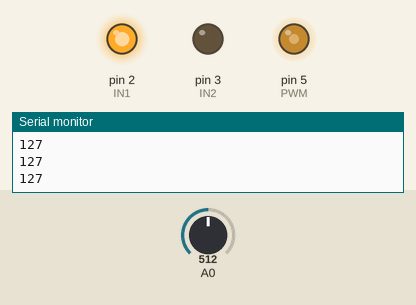
A sketch run on a simulated Arduino Uno, built with avr-gcc and run on an emulated ATmega328P. On the bench: output pins drawn as LEDs (lit = HIGH), the last lines printed to the serial monitor. The test bench sets the inputs (shaded band); at power-on: A0 = 512.

Above: at 1.2 s.
1.3 s: A0 set to 716
At 2.5 s:
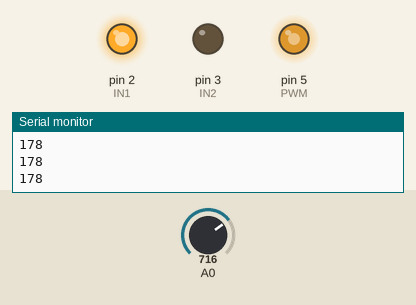
2.8 s: A0 set to 900
At 3.9 s:
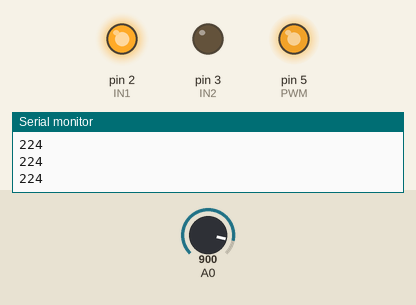
4.3 s: A0 set to 122
At 4.9 s:
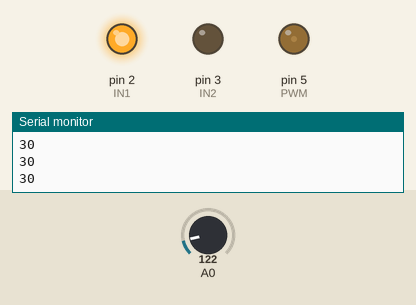
5.8 s: A0 set to 0
At 7.0 s:
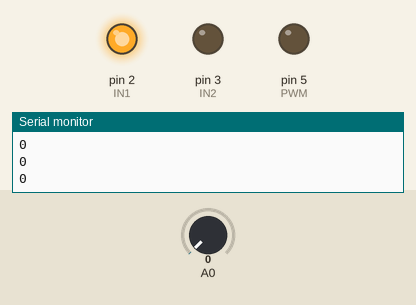
7.3 s: A0 set to 511
At 8.4 s:
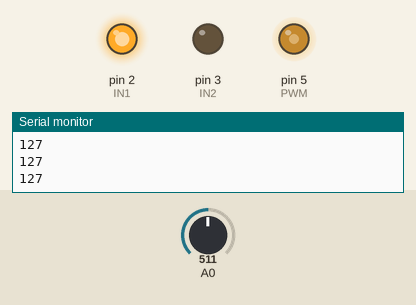
Timing chart, 0 to 9.8 s (numbered marks = the images above; inputs shaded):
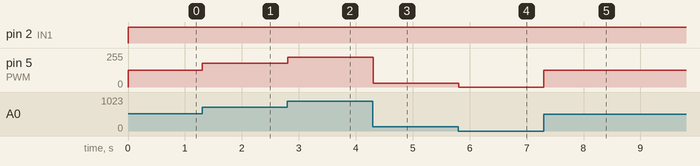

Measured:
- after the input at 1.3 s, pin 5 (PWM): 127/255 → 178/255 at once
- after the input at 2.8 s, pin 5 (PWM): 178/255 → 224/255 at once
- after the input at 4.3 s, pin 5 (PWM): 224/255 → 30/255 at once
- after the input at 5.8 s, pin 5 (PWM): 30/255 → 0/255 at once
- after the input at 7.3 s, pin 5 (PWM): 0/255 → 127/255 at once

The sketch:

DC.ino
```cpp
#define IN1 2
#define IN2 3
#define PWM 5
int sp = 0;

void setup()
{
  Serial.begin(9600);
  pinMode(IN1, OUTPUT);
  pinMode(IN2, OUTPUT);
  pinMode(PWM, OUTPUT);
}

void loop()
{
  sp = map(analogRead(A0), 0, 1023, 0, 255);
  Serial.println(sp);
  analogWrite(PWM, sp);
  digitalWrite(IN1,HIGH) ;
  digitalWrite(IN2,LOW) ;
}
```
